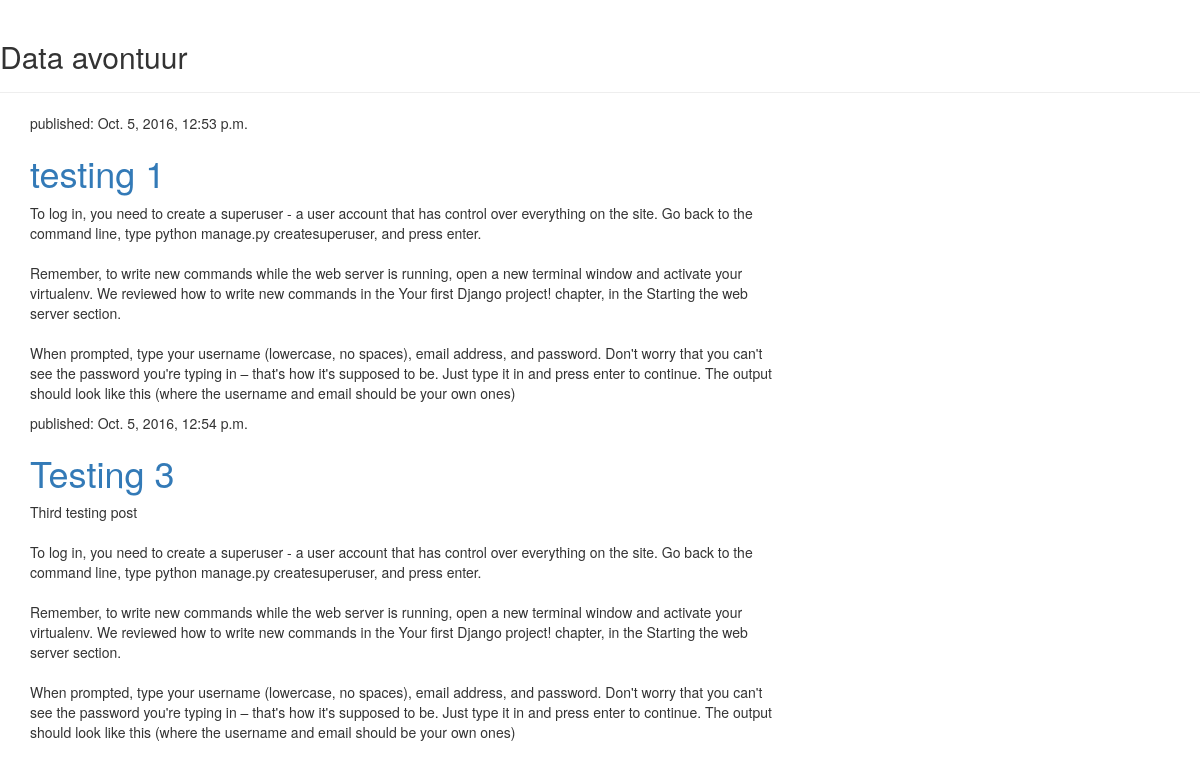
Before: / with the older database file.
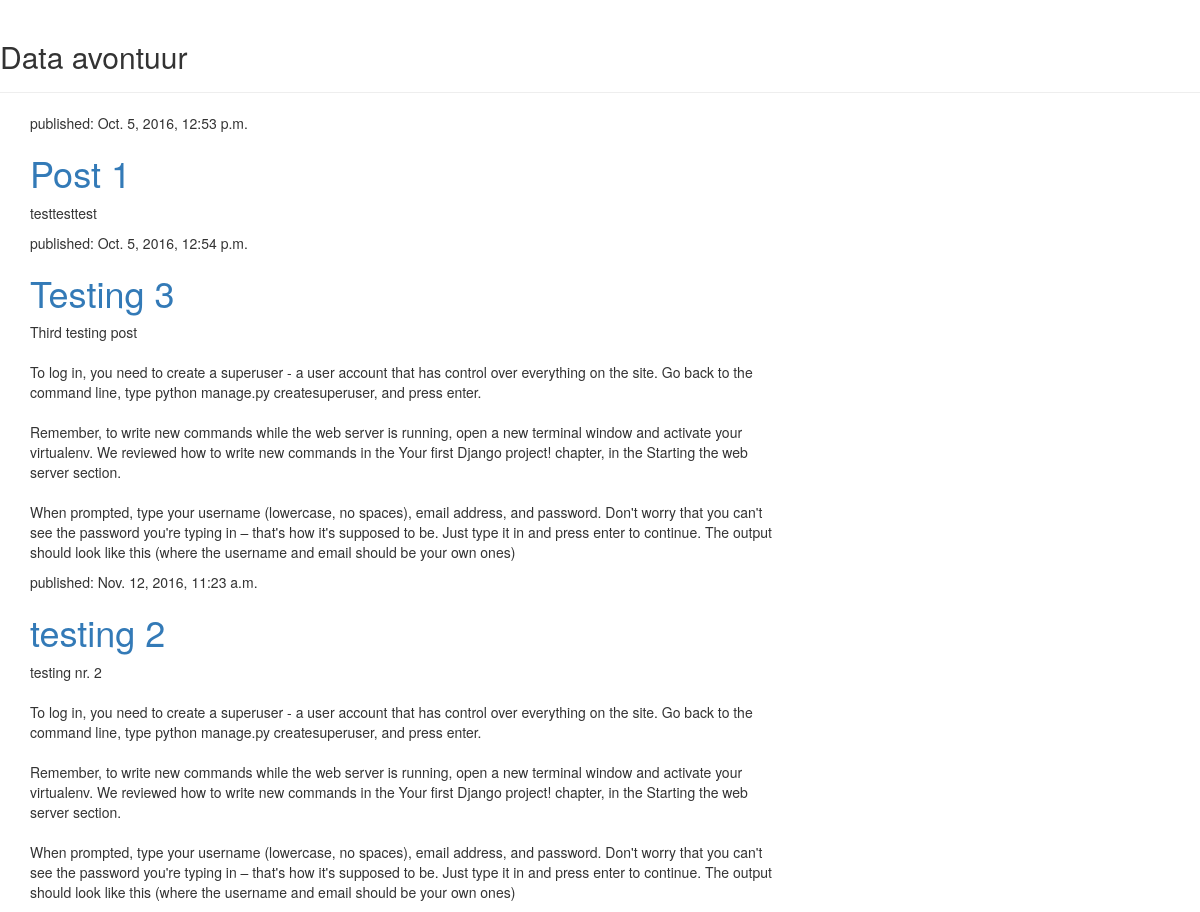
After: the same page with the newer database file.
### blog/models.py (models this page shows, shortened)
class Post(models.Model):
    author = models.ForeignKey('auth.User')
    title = models.CharField(max_length=200)
    text = models.TextField()
    created_date = models.DateTimeField(
            default=timezone.now)
    published_date = models.DateTimeField(
            blank=True, null=True)

### blog/views.py (the view)
# urls.py: url(r'^$', views.post_list, name='post_list'),
def post_list(request):
    posts = Post.objects.filter(published_date__lte=timezone.now()).order_by('published_date')
    return render(request, 'blog/post_list.html', {'posts': posts})

### blog/templates/blog/post_list.html
{% extends 'blog/base.html' %}
    {% block content %}
                {% for post in posts %}
                    <div class="post">
                        <div class="date">
                            <p>published: {{ post.published_date }}</p>
                        </div>
                        <h1><a href="{% url 'post_detail' pk=post.pk %}">{{ post.title }}</a></h1>
                        <p>{{ post.text|linebreaksbr }}</p>
                    </div>
                {% endfor %}
                {% endblock %}

### blog/templates/blog/base.html (shortened to what this page needs)
{% load staticfiles %}
<html>
    <head>
        <link rel="stylesheet" href="//maxcdn.bootstrapcdn.com/bootstrap/3.2.0/css/bootstrap.min.css">
        <link rel="stylesheet" href="//maxcdn.bootstrapcdn.com/bootstrap/3.2.0/css/bootstrap-theme.min.css">
        <link rel="stylesheet" href="{% static 'css/blog.css' %}">
    </head>
    <body>
        <div class="page-header">
            <h2>Data avontuur</h2>
        </div>
        <div class="content container">
            <div class="row">
                <div class="col-md-8">
                {% block content %}
                {% endblock %}
                </div>
            </div>
        </div>
    </body>
</html>

Changed rows visible on the page:
changed Post: title "testing 1" → "Post 1"; text "To log in, you need to create a superuser - a user account that has control over everything on the site. Go back to the command line, type python manage.py createsuperuser, and press enter. Remember, to write new commands while the web server is running, open a new terminal window and activate your virtualenv. We reviewed how to write new commands in the Your first Django project! chapter, in the Starting the web server section. When prompted, type your username (lowercase, no spaces), email address, and password. Don't worry that you can't see the password you're typing in – that's how it's supposed to be. Just type it in and press enter to continue. The output should look like this (where…" → "testtesttest"
now on this page (row edited): Post: published_date "Nov. 12, 2016, 11:23 a.m.", title "testing 2", text "testing nr. 2 To log in, you need to create a superuser - a user account that has control over everything on the site. Go back to the command line, type python manage.py createsuperuser, and press enter. Remember, to write new commands while the web server is running, open a new terminal window and activate your virtualenv. We reviewed how to write new commands in the Your first Django project! chapter, in the Starting the web server section. When prompted, type your username (lowercase, no spaces), email address, and password. Don't worry that you can't see the password you're typing in – that's how it's supposed to be. Just type it in and press enter to continue. The output should look…"
